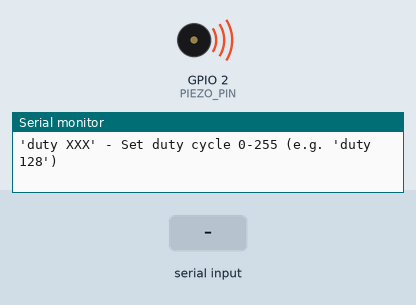
Simulated run of this sketch. Board: ESP32. Shown: buzzer (waves = sounding), the last lines printed to the serial monitor. The test bench sets the inputs (shaded band).

Above: at 1.2 s.
1.3 s: "off\n" received over Serial
At 1.7 s:
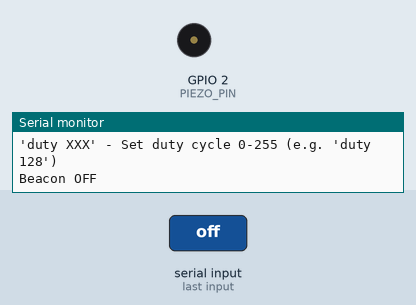
2.8 s: "on\n" received over Serial
At 4.1 s:
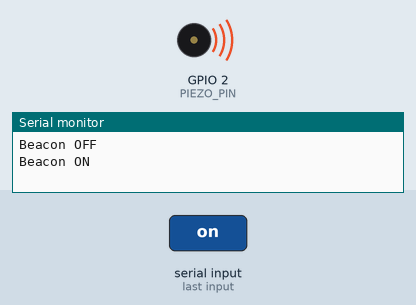
Timing chart, 0 to 5.8 s (numbered marks = the images above; inputs shaded):
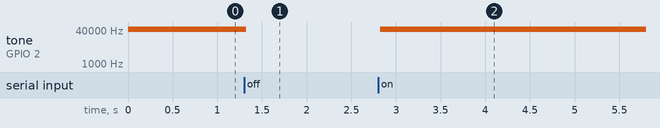

The sketch:

beacon_tone_generation_v01.ino
```cpp
// 44kHz Underwater Piezo Beacon
// ESP32 code for TC4427 gate driver

#define PIEZO_PIN 2        // GPIO pin connected to TC4427 input
#define FREQUENCY 44000    // 44kHz frequency
#define RESOLUTION 8       // 8-bit resolution (0-255)
#define DUTY_CYCLE 128     // 50% duty cycle for maximum power

void setup() {
  Serial.begin(115200);
  Serial.println("44kHz Piezo Beacon Starting...");

  // Configure LEDC peripheral for 44kHz output
  ledcSetup(0, FREQUENCY, RESOLUTION);  // Channel 0, 44kHz, 8-bit
  ledcAttachPin(PIEZO_PIN, 0);          // Attach GPIO to channel 0

  Serial.print("Frequency: ");
  Serial.print(FREQUENCY);
  Serial.println(" Hz");
  Serial.print("Duty Cycle: ");
  Serial.print((DUTY_CYCLE * 100) / 255);
  Serial.println("%");
  Serial.print("Output Pin: GPIO");
  Serial.println(PIEZO_PIN);

  // Start the 44kHz signal
  ledcWrite(0, DUTY_CYCLE);

  Serial.println("Signal active - beacon transmitting!");
  Serial.println("Use Serial Monitor commands:");
  Serial.println("'on' - Start beacon");
  Serial.println("'off' - Stop beacon");
  Serial.println("'freq XXXXX' - Set frequency (e.g. 'freq 44000')");
  Serial.println("'duty XXX' - Set duty cycle 0-255 (e.g. 'duty 128')");
}

void loop() {
  // Check for serial commands
  if (Serial.available()) {
    String command = Serial.readStringUntil('\n');
    command.trim();
    command.toLowerCase();

    if (command == "on") {
      ledcWrite(0, DUTY_CYCLE);
      Serial.println("Beacon ON");
    }
    else if (command == "off") {
      ledcWrite(0, 0);
      Serial.println("Beacon OFF");
    }
    else if (command.startsWith("freq ")) {
      int newFreq = command.substring(5).toInt();
      if (newFreq >= 1000 && newFreq <= 80000) {
        ledcSetup(0, newFreq, RESOLUTION);
        ledcWrite(0, DUTY_CYCLE);
        Serial.print("Frequency set to: ");
        Serial.print(newFreq);
        Serial.println(" Hz");
      } else {
        Serial.println("Invalid frequency. Use 1000-80000 Hz");
      }
    }
    else if (command.startsWith("duty ")) {
      int newDuty = command.substring(5).toInt();
      if (newDuty >= 0 && newDuty <= 255) {
        ledcWrite(0, newDuty);
        Serial.print("Duty cycle set to: ");
        Serial.print((newDuty * 100) / 255);
        Serial.println("%");
      } else {
        Serial.println("Invalid duty cycle. Use 0-255");
      }
    }
    else {
      Serial.println("Unknown command");
    }
  }

  delay(100);  // Small delay to prevent overwhelming serial
}

// Optional: Function to sweep frequency for testing resonance
void sweepFrequency(int startFreq, int endFreq, int stepTime) {
  Serial.println("Starting frequency sweep...");

  for (int freq = startFreq; freq <= endFreq; freq += 100) {
    ledcSetup(0, freq, RESOLUTION);
    ledcWrite(0, DUTY_CYCLE);

    Serial.print("Frequency: ");
    Serial.print(freq);
    Serial.println(" Hz");

    delay(stepTime);
  }

  // Return to 44kHz
  ledcSetup(0, FREQUENCY, RESOLUTION);
  ledcWrite(0, DUTY_CYCLE);
  Serial.println("Sweep complete - returned to 44kHz");
}
```

Measured:
- after the input at 1.3 s, tone on GPIO 2 (PIEZO_PIN): 44000 Hz → silent at once
- after the input at 2.8 s, tone on GPIO 2 (PIEZO_PIN): silent → 44000 Hz at once
